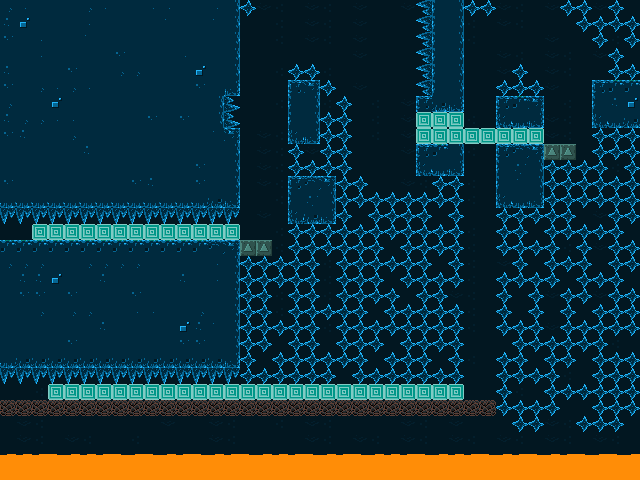

Tiled map render using the project's own tile images. Description and the map definition, with tile-layer contents summarised, below:
An orthogonal 40x30 tile map with 16x16 px tiles, 6 tile layers (backgroundLayer, stageLayer, trapsLayer, fragileLayer, ...), 4 tilesets and 18 objects (16x secret, playerStart, portal).

<map version="1.0" orientation="orthogonal" renderorder="right-down" width="40" height="30" tilewidth="16" tileheight="16" nextobjectid="60">
 <tileset firstgid="1" name="stageTiles" tilewidth="16" tileheight="16" tilecount="60" columns="10">
  <image source="../assets/img/tiles.png" width="160" height="96" />
 </tileset>
 <tileset firstgid="61" name="playerTiles" tilewidth="16" tileheight="16" tilecount="16" columns="4">
  <image source="../assets/img/player.png" width="64" height="64" />
 </tileset>
 <tileset firstgid="77" name="itemsTiles" tilewidth="16" tileheight="16" tilecount="16" columns="4">
  <image source="../assets/img/items.png" width="64" height="64" />
 </tileset>
 <tileset firstgid="93" name="secret" tilewidth="16" tileheight="16" tilecount="6" columns="6">
  <image source="../assets/img/secret.png" width="96" height="16" />
 </tileset>
 <layer name="backgroundLayer" width="40" height="30">
  <data>[1200 cells, 1200 non-empty, 11 distinct tile ids]</data>
 </layer>
 <objectgroup name="objectsLayer">
  <object id="1" name="Player" type="playerStart" gid="66" x="17" y="240" width="16" height="16" />
  <object id="8" name="Portal" type="portal" gid="79" x="16" y="400" width="16" height="16">
   <properties>
    <property name="animated" type="bool" value="true" />
    <property name="sprite" value="portal" />
    <property name="targetTilemap" value="final" />
   </properties>
  </object>
  <object id="41" name="Secret" type="secret" gid="93" x="271" y="206" width="16" height="16">
   <properties>
    <property name="animated" type="bool" value="true" />
    <property name="sprite" value="secret" />
   </properties>
  </object>
  <object id="44" name="Secret" type="secret" gid="93" x="242" y="159" width="16" height="16">
   <properties>
    <property name="animated" type="bool" value="true" />
    <property name="sprite" value="secret" />
   </properties>
  </object>
  <object id="45" name="Secret" type="secret" gid="93" x="270" y="116" width="16" height="16">
   <properties>
    <property name="animated" type="bool" value="true" />
    <property name="sprite" value="secret" />
   </properties>
  </object>
  <object id="46" name="Secret" type="secret" gid="93" x="242" y="63" width="16" height="16">
   <properties>
    <property name="animated" type="bool" value="true" />
    <property name="sprite" value="secret" />
   </properties>
  </object>
  <object id="47" name="Secret" type="secret" gid="93" x="399" y="135" width="16" height="16">
   <properties>
    <property name="animated" type="bool" value="true" />
    <property name="sprite" value="secret" />
   </properties>
  </object>
  <object id="48" name="Secret" type="secret" gid="93" x="576" y="109" width="16" height="16">
   <properties>
    <property name="animated" type="bool" value="true" />
    <property name="sprite" value="secret" />
   </properties>
  </object>
  <object id="49" name="Secret" type="secret" gid="93" x="558" y="66" width="16" height="16">
   <properties>
    <property name="animated" type="bool" value="true" />
    <property name="sprite" value="secret" />
   </properties>
  </object>
  <object id="50" name="Secret" type="secret" gid="93" x="520" y="46" width="16" height="16">
   <properties>
    <property name="animated" type="bool" value="true" />
    <property name="sprite" value="secret" />
   </properties>
  </object>
  <object id="51" name="Secret" type="secret" gid="93" x="477" y="59" width="16" height="16">
   <properties>
    <property name="animated" type="bool" value="true" />
    <property name="sprite" value="secret" />
   </properties>
  </object>
  <object id="52" name="Secret" type="secret" gid="93" x="472" y="245" width="16" height="16">
   <properties>
    <property name="animated" type="bool" value="true" />
    <property name="sprite" value="secret" />
   </properties>
  </object>
  <object id="53" name="Secret" type="secret" gid="93" x="473" y="285" width="16" height="16">
   <properties>
    <property name="animated" type="bool" value="true" />
    <property name="sprite" value="secret" />
   </properties>
  </object>
  <object id="54" name="Secret" type="secret" gid="93" x="473" y="324" width="16" height="16">
   <properties>
    <property name="animated" type="bool" value="true" />
    <property name="sprite" value="secret" />
   </properties>
  </object>
  <object id="55" name="Secret" type="secret" gid="93" x="472" y="364" width="16" height="16">
   <properties>
    <property name="animated" type="bool" value="true" />
    <property name="sprite" value="secret" />
   </properties>
  </object>
  <object id="56" name="Secret" type="secret" gid="93" x="280" y="27" width="16" height="16">
   <properties>
    <property name="animated" type="bool" value="true" />
    <property name="sprite" value="secret" />
   </properties>
  </object>
  <object id="57" name="Secret" type="secret" gid="93" x="330" y="25" width="16" height="16">
   <properties>
    <property name="animated" type="bool" value="true" />
    <property name="sprite" value="secret" />
   </properties>
  </object>
  <object id="58" name="Secret" type="secret" gid="93" x="372" y="36" width="16" height="16">
   <properties>
    <property name="animated" type="bool" value="true" />
    <property name="sprite" value="secret" />
   </properties>
  </object>
 </objectgroup>
 <layer name="stageLayer" width="40" height="30">
  <data>[1200 cells, 132 non-empty, 15 distinct tile ids]</data>
 </layer>
 <layer name="trapsLayer" width="40" height="30">
  <data>[1200 cells, 251 non-empty, 7 distinct tile ids]</data>
 </layer>
 <layer name="fragileLayer" width="40" height="30">
  <data>[1200 cells, 31 non-empty, 1 distinct tile ids]</data>
 </layer>
 <layer name="drillLayer" width="40" height="30">
  <data>[1200 cells, 50 non-empty, 1 distinct tile ids]</data>
 </layer>
 <layer name="springLayer" width="40" height="30">
  <data>[1200 cells, 0 non-empty, 0 distinct tile ids]</data>
 </layer>
</map>
